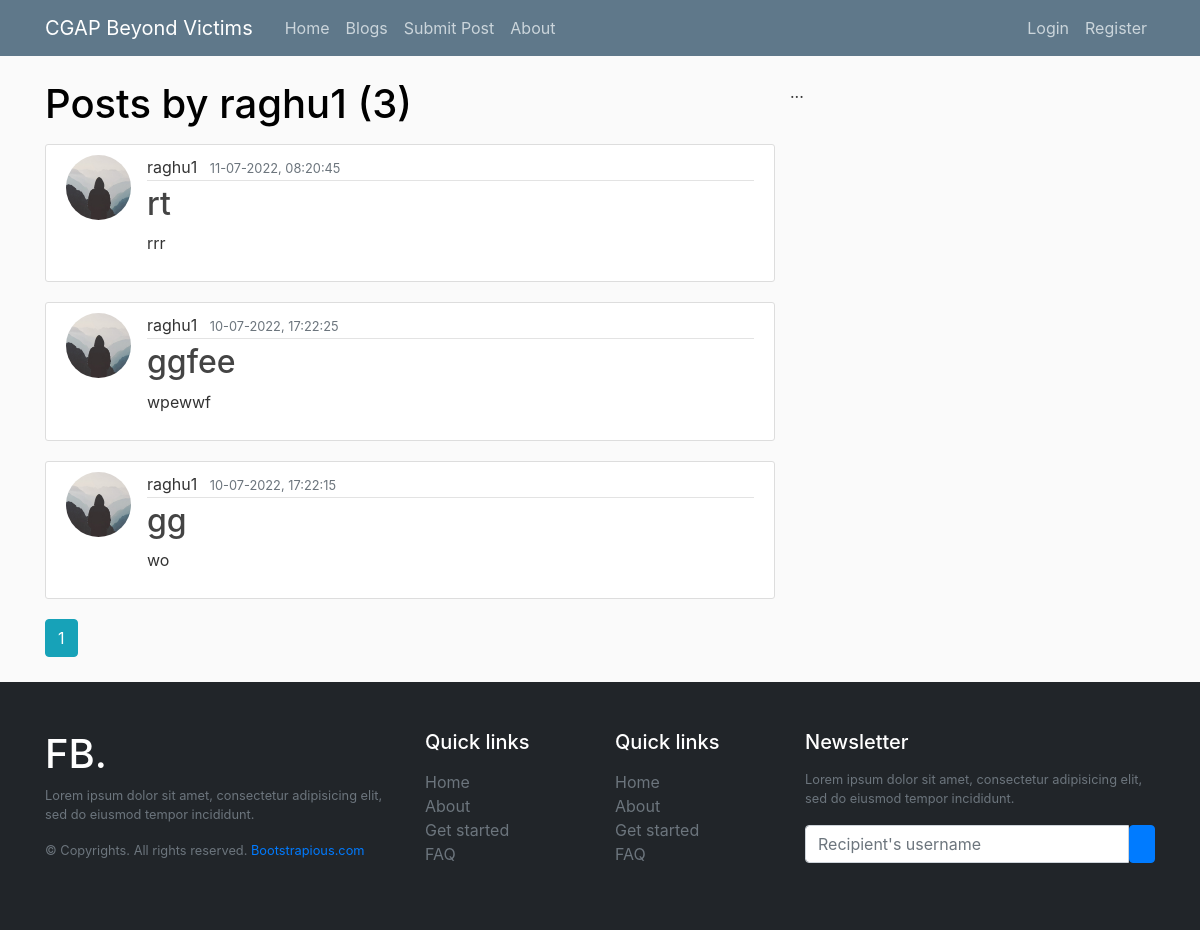
The page /user/raghu1 on the database its author committed.
### cgap/models.py (models this page shows, shortened)
class User(db.Model, UserMixin):
    id = db.Column(db.Integer, primary_key=True)
    username = db.Column(db.String(20), unique=True, nullable=False)
    email = db.Column(db.String(120), unique=True, nullable=False)
    image_file = db.Column(
        db.String(20), nullable=False, default="images\profile_pics\default.jpg"
    )
    password = db.Column(db.String(60), nullable=False)
    posts = db.relationship("Post", backref="author", lazy=True)

class Post(db.Model):
    id = db.Column(db.Integer, primary_key=True)
    title = db.Column(db.String(100), nullable=False)
    date_posted = db.Column(db.DateTime, nullable=False, default=datetime.utcnow)
    image_file = db.Column(
        db.String(20), nullable=False, default="images/women_default.jpg"
    )
    content = db.Column(db.Text, nullable=False)
    user_id = db.Column(db.Integer, db.ForeignKey("user.id"), nullable=False)

### cgap/routes.py (the view)
@app.route("/user/<string:username>")
def user_posts(username):
    page = request.args.get("page", 1, type=int)
    user = User.query.filter_by(username=username).first_or_404()
    posts = (
        Post.query.filter_by(author=user)
        .order_by(Post.date_posted.desc())
        .paginate(page=page, per_page=5)
    )
    return render_template("user_posts.html", posts=posts, user=user)

### cgap/templates/user_posts.html
{% extends "layout.html" %}
{% block content %}
<h1 class="mb-3">Posts by {{ user.username }}  ({{ posts.total }})</h1>
{% for post in posts.items %}
<article class="media content-section">
    <img class="rounded-circle article-img" src="{{ url_for('static', filename='profile_pics/' + post.author.image_file) }}">
    <div class="media-body">
        <div class="article-metadata">
            <a class="mr-2" href="{{ url_for('user_posts', username=post.author.username) }}">{{ post.author.username }}</a>
            <small class="text-muted">{{ post.date_posted.strftime('%d-%m-%Y, %H:%M:%S') }}</small>
        </div>
        <h2><a class="article-title" href="{{ url_for('post', post_id=post.id) }}">{{ post.title }}</a></h2>
        <p class="article-content">{{ post.content }}</p>
    </div>
</article>
{% endfor %}
{% for page_num in posts.iter_pages(left_edge=1, right_edge=1, left_current=1, right_current=2) %}
    {% if page_num %}
        {% if posts.page == page_num %}
            <a class="btn btn-info mb-4" href="{{ url_for('user_posts', username=user.username, page=page_num) }}">{{ page_num }}</a>
        {% else %}
        <a class="btn btn-outline-info mb-4" href="{{ url_for('user_posts', username=user.username, page=page_num) }}">{{ page_num }}</a>
        {% endif %}
    {% else %}
    ...
    {% endif %}
{% endfor %}
{% endblock content %}

### cgap/static/main.css (style rules this page uses)
body { background: #fafafa; color: #333333; margin-top: 5rem; }
h1, h2, h3, h4, h5, h6 { color: black; }
.content-section { background: #ffffff; padding: 10px 20px; border: 1px solid #dddddd; border-radius: 3px; margin-bottom: 20px; }
.article-title { color: #444444; }
.article-content { white-space: pre-line; }
.article-img { height: 65px; width: 65px; margin-right: 16px; }
.article-metadata { padding-bottom: 1px; margin-bottom: 4px; border-bottom: 1px solid #e3e3e3; }
a { color: inherit; text-decoration: none; transition: all 0.3s; }

### rows shown on the page
User: username "raghu1"
Post: image_file (placeholder picture), author.username "raghu1", date_posted "11-07-2022, 08:20:45", title "rt", content "rrr"
Post: image_file (placeholder picture), author.username "raghu1", date_posted "10-07-2022, 17:22:25", title "ggfee", content "wpewwf"
Post: image_file (placeholder picture), author.username "raghu1", date_posted "10-07-2022, 17:22:15", title "gg", content "wo"

### other values the page prints
{{ posts.total }} "3"
{{ page_num }} "1"
